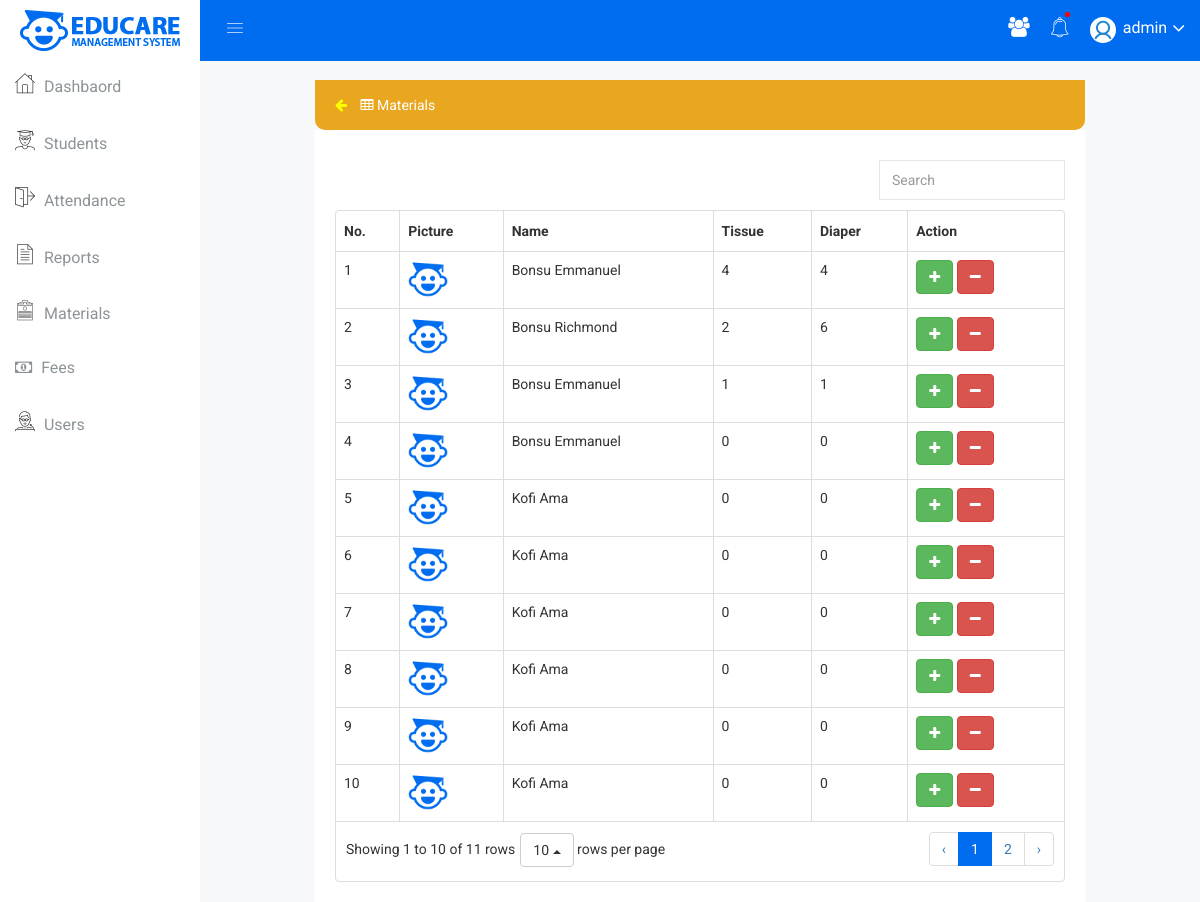
The app's page /material-page.php (signed in) with its own data.
### tables this page shows
CREATE TABLE `materials` (
  `id` int(11) NOT NULL,
  `student_id` int(11) NOT NULL,
  `tissue` varchar(255) NOT NULL DEFAULT '0',
  `diaper` varchar(255) NOT NULL DEFAULT '0',
  `date` timestamp NOT NULL DEFAULT current_timestamp() ON UPDATE current_timestamp()
);

CREATE TABLE `student` (
  `id` int(255) NOT NULL,
  `image` longblob NOT NULL,
  `sname` varchar(255) NOT NULL,
  `other_name` varchar(255) NOT NULL,
  `dob` varchar(255) NOT NULL,
  `place_of_birth` varchar(255) NOT NULL,
  `home_town` varchar(255) NOT NULL,
  `mother_tongue` varchar(255) NOT NULL,
  `school_attended` varchar(255) NOT NULL,
  `sex` varchar(255) NOT NULL,
  `class` varchar(255) NOT NULL,
  `joindate` timestamp NOT NULL DEFAULT current_timestamp(),
  `account` varchar(255) NOT NULL DEFAULT 'no'
);

### material-page.php (the view, shortened to what this page needs)
<?php require_once "php/dbconnect.php" ?>
<?php require_once "header.php" ?>
        </div>
<div class="data-table-area mg-b-15" style="width: 80%; margin-right: auto; margin-left: auto;">
            <div class="container-fluid" style="margin-top: 20px;">
                <div  style="background: #E9A61F; color:#ffff; height: 50px; border-bottom-left-radius:
                10px; border-bottom-right-radius:
                10px; line-height: 50px; text-indent: 10px;">
                <a href="index.php" style="color: yellow;"><span class="fa fa-arrow-left"></span></a>
                <span class="fa fa-table"></span> Materials
            </div>
        </div>
        <div class="data-table-area mg-b-15">
            <div class="container-fluid">
                <div class="row" >
                    <div class="col-lg-12 col-md-12 col-sm-12 col-xs-12" >
                        <div class="sparkline13-list" >
                            <div class="static-table-list">
                                    <table class="table" id="table" data-toggle="table" data-pagination="true" data-search="true"  data-toolbar="#toolbar">
                            <thead>
                              <tr>
                                <th>No.</th>
                                <th>Picture</th>
                                <th>Name</th>
                                <th>Tissue</th>
                                <th>Diaper</th>
                                <th>Action</th>
                              </tr>
                            </thead>
                            <tbody>
                 <?php
$select = "SELECT student.id, student.sname, student.other_name, materials.tissue, materials.diaper        FROM student
          JOIN materials
          ON student.id = materials.student_id
          order by sname asc ";
$count = 0;
$selectQuery =  $conn->query($select);
  while ($sql = mysqli_fetch_assoc($selectQuery)):
    $count++
?>
                  <tr style="<?php if ($sql['tissue']=="0" && $sql['diaper'] =="0"):
                  echo "background:#FFE4E4;"; endif;?> ">
                    <td><?php echo $count; ?></td>
                     <?php if (empty($sql['image'])): ?>
                         <td><img width="40px" src="php/passport/favicon.png"></td>
                    <?php else: ?>
                        <td><img width="40px" src="php/passport/<?php echo $sql['image']; ?>"></td>
                    <?php endif; ?>
                    <td><?php echo $sql['sname']." ".$sql['other_name']; ?></td>
                    <td><?php echo $sql['tissue']; ?></td>
                    <td><?php echo $sql['diaper']; ?></td>
                    <td><a href="add-take-material-page.php?addmaterial=<?php echo $sql['id']; ?>" class="btn btn-success"><span class="fa fa-plus"></span></a> <a href="add-take-material-page.php?takematerial=<?php echo $sql['id']; ?>" class="btn btn-danger"><span class="fa fa-minus"></span></a></td>
                  </tr>
<?php endwhile;  ?>
                                        </tbody>
                                    </table>
                                </div>
                        </div>
                    </div>
                </div>
            </div>
        </div>
    </div>
</body>
</html>

### css/main.css (style rules this page uses)
html { color: #222; font-size: 1em; line-height: 1.4; }
audio, canvas, iframe, img, svg, video { vertical-align: middle; }

### records on screen
materials: student.sname "Bonsu", student.other_name "Emmanuel", tissue "4", diaper "4"
materials: student.sname "Bonsu", student.other_name "Richmond", tissue "2", diaper "6"
materials: student.sname "Bonsu", student.other_name "Emmanuel", tissue "1", diaper "1"
materials: student.sname "Bonsu", student.other_name "Emmanuel", tissue "0", diaper "0"
materials: student.sname "Kofi", student.other_name "Ama", tissue "0", diaper "0"
materials: student.sname "Kofi", student.other_name "Ama", tissue "0", diaper "0"
materials: student.sname "Kofi", student.other_name "Ama", tissue "0", diaper "0"
materials: student.sname "Kofi", student.other_name "Ama", tissue "0", diaper "0"
materials: student.sname "Kofi", student.other_name "Ama", tissue "0", diaper "0"
materials: student.sname "Kofi", student.other_name "Ama", tissue "0", diaper "0"

### other values on screen
$_SESSION['user_name'] "admin"
